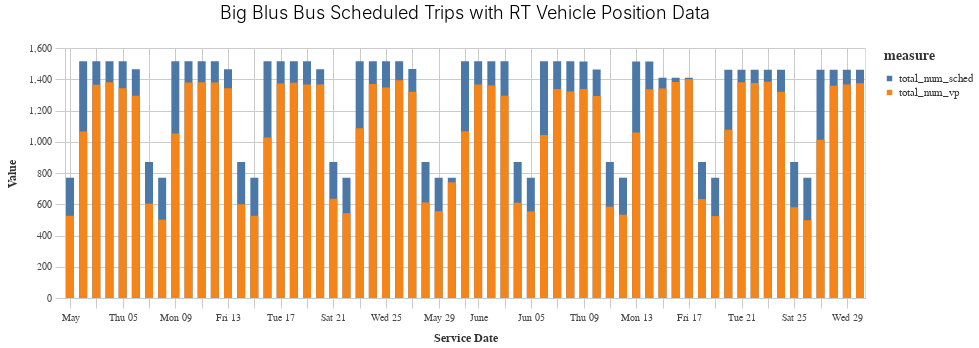

The code cell stored with this chart in its notebook:
### Code cell
(bar_chart_over_time((df_long>>filter(_.calitp_itp_id==bbb)), 'service_date', 'value', 'measure', ',f', 'x', 'Big Blus Bus Scheduled Trips with RT Vehicle Position Data')).properties(width=800)

### Figure 1 — Vega-Lite specification as saved in the notebook (floating-point values rounded to 4 significant figures)
{"config": {"view": {"continuousWidth": 400, "continuousHeight": 300}, "axis": {"domainColor": "#cbcbcb", "grid": true, "gridColor": "#cbcbcb", "gridWidth": 1, "labelColor": "#474747", "labelFont": "Nunito Sans", "labelFontSize": 10, "labelPadding": 4, "tickColor": "#cbcbcb", "tickSize": 10, "titleColor": "#333", "titleFont": "Raleway", "titleFontSize": 12, "titlePadding": 10}, "axisBand": {"grid": false}, "background": "white", "font": "Raleway", "header": {"labelFont": "Nunito Sans", "titleFont": "Raleway"}, "legend": {"labelColor": "#333", "labelFont": "Nunito Sans", "labelFontSize": 11, "labelLimit": 0, "padding": 1, "symbolSize": 30, "symbolType": "square", "titleColor": "#333", "titleFont": "Raleway", "titleFontSize": 14, "titlePadding": 10}, "title": {"anchor": "middle", "font": "Raleway", "fontSize": 18, "fontWeight": 300, "offset": 20}}, "data": {"name": "data-81d84799763dad56626d475e27ff0df1"}, "mark": {"type": "bar", "size": 8}, "encoding": {"color": {"field": "measure", "type": "nominal"}, "x": {"field": "service_date", "sort": "x", "title": "Service Date", "type": "temporal"}, "y": {"axis": {"format": ",f"}, "field": "value", "stack": null, "title": "Value", "type": "quantitative"}}, "height": 250, "title": "Big Blus Bus Scheduled Trips with RT Vehicle Position Data", "width": 800, "$schema": "https://vega.github.io/schema/vega-lite/v4.17.0.json", "datasets": {"data-81d84799763dad56626d475e27ff0df1": [{"agency_name": "Big Blue Bus", "calitp_itp_id": 300, "service_date": "2022-05-01T00:00:00", "measure": "total_num_sched", "value": 770}, {"agency_name": "Big Blue Bus", "calitp_itp_id": 300, "service_date": "2022-05-02T00:00:00", "measure": "total_num_sched", "value": 1516}, {"agency_name": "Big Blue Bus", "calitp_itp_id": 300, "service_date": "2022-05-03T00:00:00", "measure": "total_num_sched", "value": 1516}, {"agency_name": "Big Blue Bus", "calitp_itp_id": 300, "service_date": "2022-05-04T00:00:00", "measure": "total_num_sched", "value": 1516}, {"agency_name": "Big Blue Bus", "calitp_itp_id": 300, "service_date": "2022-05-05T00:00:00", "measure": "total_num_sched", "value": 1516}, {"agency_name": "Big Blue Bus", "calitp_itp_id": 300, "service_date": "2022-05-06T00:00:00", "measure": "total_num_sched", "value": 1464}, {"agency_name": "Big Blue Bus", "calitp_itp_id": 300, "service_date": "2022-05-07T00:00:00", "measure": "total_num_sched", "value": 870}, {"agency_name": "Big Blue Bus", "calitp_itp_id": 300, "service_date": "2022-05-08T00:00:00", "measure": "total_num_sched", "value": 770}, {"agency_name": "Big Blue Bus", "calitp_itp_id": 300, "service_date": "2022-05-09T00:00:00", "measure": "total_num_sched", "value": 1516}, {"agency_name": "Big Blue Bus", "calitp_itp_id": 300, "service_date": "2022-05-10T00:00:00", "measure": "total_num_sched", "value": 1516}, {"agency_name": "Big Blue Bus", "calitp_itp_id": 300, "service_date": "2022-05-11T00:00:00", "measure": "total_num_sched", "value": 1516}, {"agency_name": "Big Blue Bus", "calitp_itp_id": 300, "service_date": "2022-05-12T00:00:00", "measure": "total_num_sched", "value": 1516}, {"agency_name": "Big Blue Bus", "calitp_itp_id": 300, "service_date": "2022-05-13T00:00:00", "measure": "total_num_sched", "value": 1464}, {"agency_name": "Big Blue Bus", "calitp_itp_id": 300, "service_date": "2022-05-14T00:00:00", "measure": "total_num_sched", "value": 870}, {"agency_name": "Big Blue Bus", "calitp_itp_id": 300, "service_date": "2022-05-15T00:00:00", "measure": "total_num_sched", "value": 770}, {"agency_name": "Big Blue Bus", "calitp_itp_id": 300, "service_date": "2022-05-16T00:00:00", "measure": "total_num_sched", "value": 1516}, {"agency_name": "Big Blue Bus", "calitp_itp_id": 300, "service_date": "2022-05-17T00:00:00", "measure": "total_num_sched", "value": 1516}, {"agency_name": "Big Blue Bus", "calitp_itp_id": 300, "service_date": "2022-05-18T00:00:00", "measure": "total_num_sched", "value": 1516}, {"agency_name": "Big Blue Bus", "calitp_itp_id": 300, "service_date": "2022-05-19T00:00:00", "measure": "total_num_sched", "value": 1516}, {"agency_name": "Big Blue Bus", "calitp_itp_id": 300, "service_date": "2022-05-20T00:00:00", "measure": "total_num_sched", "value": 1464}, {"agency_name": "Big Blue Bus", "calitp_itp_id": 300, "service_date": "2022-05-21T00:00:00", "measure": "total_num_sched", "value": 870}, {"agency_name": "Big Blue Bus", "calitp_itp_id": 300, "service_date": "2022-05-22T00:00:00", "measure": "total_num_sched", "value": 770}, {"agency_name": "Big Blue Bus", "calitp_itp_id": 300, "service_date": "2022-05-23T00:00:00", "measure": "total_num_sched", "value": 1516}, {"agency_name": "Big Blue Bus", "calitp_itp_id": 300, "service_date": "2022-05-24T00:00:00", "measure": "total_num_sched", "value": 1516}, {"agency_name": "Big Blue Bus", "calitp_itp_id": 300, "service_date": "2022-05-25T00:00:00", "measure": "total_num_sched", "value": 1516}, {"agency_name": "Big Blue Bus", "calitp_itp_id": 300, "service_date": "2022-05-26T00:00:00", "measure": "total_num_sched", "value": 1516}, {"agency_name": "Big Blue Bus", "calitp_itp_id": 300, "service_date": "2022-05-27T00:00:00", "measure": "total_num_sched", "value": 1466}, {"agency_name": "Big Blue Bus", "calitp_itp_id": 300, "service_date": "2022-05-28T00:00:00", "measure": "total_num_sched", "value": 870}, {"agency_name": "Big Blue Bus", "calitp_itp_id": 300, "service_date": "2022-05-29T00:00:00", "measure": "total_num_sched", "value": 770}, {"agency_name": "Big Blue Bus", "calitp_itp_id": 300, "service_date": "2022-05-30T00:00:00", "measure": "total_num_sched", "value": 770}, {"agency_name": "Big Blue Bus", "calitp_itp_id": 300, "service_date": "2022-05-31T00:00:00", "measure": "total_num_sched", "value": 1516}, {"agency_name": "Big Blue Bus", "calitp_itp_id": 300, "service_date": "2022-06-01T00:00:00", "measure": "total_num_sched", "value": 1516}, {"agency_name": "Big Blue Bus", "calitp_itp_id": 300, "service_date": "2022-06-02T00:00:00", "measure": "total_num_sched", "value": 1516}, {"agency_name": "Big Blue Bus", "calitp_itp_id": 300, "service_date": "2022-06-03T00:00:00", "measure": "total_num_sched", "value": 1516}, {"agency_name": "Big Blue Bus", "calitp_itp_id": 300, "service_date": "2022-06-04T00:00:00", "measure": "total_num_sched", "value": 870}, {"agency_name": "Big Blue Bus", "calitp_itp_id": 300, "service_date": "2022-06-05T00:00:00", "measure": "total_num_sched", "value": 770}, {"agency_name": "Big Blue Bus", "calitp_itp_id": 300, "service_date": "2022-06-06T00:00:00", "measure": "total_num_sched", "value": 1516}, {"agency_name": "Big Blue Bus", "calitp_itp_id": 300, "service_date": "2022-06-07T00:00:00", "measure": "total_num_sched", "value": 1516}, {"agency_name": "Big Blue Bus", "calitp_itp_id": 300, "service_date": "2022-06-08T00:00:00", "measure": "total_num_sched", "value": 1516}, {"agency_name": "Big Blue Bus", "calitp_itp_id": 300, "service_date": "2022-06-09T00:00:00", "measure": "total_num_sched", "value": 1514}, {"agency_name": "Big Blue Bus", "calitp_itp_id": 300, "service_date": "2022-06-10T00:00:00", "measure": "total_num_sched", "value": 1463}, {"agency_name": "Big Blue Bus", "calitp_itp_id": 300, "service_date": "2022-06-11T00:00:00", "measure": "total_num_sched", "value": 870}, {"agency_name": "Big Blue Bus", "calitp_itp_id": 300, "service_date": "2022-06-12T00:00:00", "measure": "total_num_sched", "value": 770}, {"agency_name": "Big Blue Bus", "calitp_itp_id": 300, "service_date": "2022-06-13T00:00:00", "measure": "total_num_sched", "value": 1513}, {"agency_name": "Big Blue Bus", "calitp_itp_id": 300, "service_date": "2022-06-14T00:00:00", "measure": "total_num_sched", "value": 1513}, {"agency_name": "Big Blue Bus", "calitp_itp_id": 300, "service_date": "2022-06-15T00:00:00", "measure": "total_num_sched", "value": 1409}, {"agency_name": "Big Blue Bus", "calitp_itp_id": 300, "service_date": "2022-06-16T00:00:00", "measure": "total_num_sched", "value": 1409}, {"agency_name": "Big Blue Bus", "calitp_itp_id": 300, "service_date": "2022-06-17T00:00:00", "measure": "total_num_sched", "value": 1409}, {"agency_name": "Big Blue Bus", "calitp_itp_id": 300, "service_date": "2022-06-18T00:00:00", "measure": "total_num_sched", "value": 870}, {"agency_name": "Big Blue Bus", "calitp_itp_id": 300, "service_date": "2022-06-19T00:00:00", "measure": "total_num_sched", "value": 770}, {"agency_name": "Big Blue Bus", "calitp_itp_id": 300, "service_date": "2022-06-20T00:00:00", "measure": "total_num_sched", "value": 1461}, {"agency_name": "Big Blue Bus", "calitp_itp_id": 300, "service_date": "2022-06-21T00:00:00", "measure": "total_num_sched", "value": 1461}, {"agency_name": "Big Blue Bus", "calitp_itp_id": 300, "service_date": "2022-06-22T00:00:00", "measure": "total_num_sched", "value": 1461}, {"agency_name": "Big Blue Bus", "calitp_itp_id": 300, "service_date": "2022-06-23T00:00:00", "measure": "total_num_sched", "value": 1461}, {"agency_name": "Big Blue Bus", "calitp_itp_id": 300, "service_date": "2022-06-24T00:00:00", "measure": "total_num_sched", "value": 1461}, {"agency_name": "Big Blue Bus", "calitp_itp_id": 300, "service_date": "2022-06-25T00:00:00", "measure": "total_num_sched", "value": 870}, {"agency_name": "Big Blue Bus", "calitp_itp_id": 300, "service_date": "2022-06-26T00:00:00", "measure": "total_num_sched", "value": 770}, {"agency_name": "Big Blue Bus", "calitp_itp_id": 300, "service_date": "2022-06-27T00:00:00", "measure": "total_num_sched", "value": 1461}, {"agency_name": "Big Blue Bus", "calitp_itp_id": 300, "service_date": "2022-06-28T00:00:00", "measure": "total_num_sched", "value": 1461}, {"agency_name": "Big Blue Bus", "calitp_itp_id": 300, "service_date": "2022-06-29T00:00:00", "measure": "total_num_sched", "value": 1461}, {"agency_name": "Big Blue Bus", "calitp_itp_id": 300, "service_date": "2022-06-30T00:00:00", "measure": "total_num_sched", "value": 1461}, {"agency_name": "Big Blue Bus", "calitp_itp_id": 300, "service_date": "2022-05-01T00:00:00", "measure": "total_num_vp", "value": 526}, {"agency_name": "Big Blue Bus", "calitp_itp_id": 300, "service_date": "2022-05-02T00:00:00", "measure": "total_num_vp", "value": 1066}, {"agency_name": "Big Blue Bus", "calitp_itp_id": 300, "service_date": "2022-05-03T00:00:00", "measure": "total_num_vp", "value": 1365}, {"agency_name": "Big Blue Bus", "calitp_itp_id": 300, "service_date": "2022-05-04T00:00:00", "measure": "total_num_vp", "value": 1381}, {"agency_name": "Big Blue Bus", "calitp_itp_id": 300, "service_date": "2022-05-05T00:00:00", "measure": "total_num_vp", "value": 1343}, {"agency_name": "Big Blue Bus", "calitp_itp_id": 300, "service_date": "2022-05-06T00:00:00", "measure": "total_num_vp", "value": 1295}, {"agency_name": "Big Blue Bus", "calitp_itp_id": 300, "service_date": "2022-05-07T00:00:00", "measure": "total_num_vp", "value": 604}, {"agency_name": "Big Blue Bus", "calitp_itp_id": 300, "service_date": "2022-05-08T00:00:00", "measure": "total_num_vp", "value": 501}, {"agency_name": "Big Blue Bus", "calitp_itp_id": 300, "service_date": "2022-05-09T00:00:00", "measure": "total_num_vp", "value": 1053}, {"agency_name": "Big Blue Bus", "calitp_itp_id": 300, "service_date": "2022-05-10T00:00:00", "measure": "total_num_vp", "value": 1380}, {"agency_name": "Big Blue Bus", "calitp_itp_id": 300, "service_date": "2022-05-11T00:00:00", "measure": "total_num_vp", "value": 1381}, {"agency_name": "Big Blue Bus", "calitp_itp_id": 300, "service_date": "2022-05-12T00:00:00", "measure": "total_num_vp", "value": 1380}, {"agency_name": "Big Blue Bus", "calitp_itp_id": 300, "service_date": "2022-05-13T00:00:00", "measure": "total_num_vp", "value": 1343}, {"agency_name": "Big Blue Bus", "calitp_itp_id": 300, "service_date": "2022-05-14T00:00:00", "measure": "total_num_vp", "value": 600}, {"agency_name": "Big Blue Bus", "calitp_itp_id": 300, "service_date": "2022-05-15T00:00:00", "measure": "total_num_vp", "value": 526}, {"agency_name": "Big Blue Bus", "calitp_itp_id": 300, "service_date": "2022-05-16T00:00:00", "measure": "total_num_vp", "value": 1028}, {"agency_name": "Big Blue Bus", "calitp_itp_id": 300, "service_date": "2022-05-17T00:00:00", "measure": "total_num_vp", "value": 1373}, {"agency_name": "Big Blue Bus", "calitp_itp_id": 300, "service_date": "2022-05-18T00:00:00", "measure": "total_num_vp", "value": 1377}, {"agency_name": "Big Blue Bus", "calitp_itp_id": 300, "service_date": "2022-05-19T00:00:00", "measure": "total_num_vp", "value": 1367}, {"agency_name": "Big Blue Bus", "calitp_itp_id": 300, "service_date": "2022-05-20T00:00:00", "measure": "total_num_vp", "value": 1366}, {"agency_name": "Big Blue Bus", "calitp_itp_id": 300, "service_date": "2022-05-21T00:00:00", "measure": "total_num_vp", "value": 635}, {"agency_name": "Big Blue Bus", "calitp_itp_id": 300, "service_date": "2022-05-22T00:00:00", "measure": "total_num_vp", "value": 543}, {"agency_name": "Big Blue Bus", "calitp_itp_id": 300, "service_date": "2022-05-23T00:00:00", "measure": "total_num_vp", "value": 1086}, {"agency_name": "Big Blue Bus", "calitp_itp_id": 300, "service_date": "2022-05-24T00:00:00", "measure": "total_num_vp", "value": 1370}, {"agency_name": "Big Blue Bus", "calitp_itp_id": 300, "service_date": "2022-05-25T00:00:00", "measure": "total_num_vp", "value": 1348}, {"agency_name": "Big Blue Bus", "calitp_itp_id": 300, "service_date": "2022-05-26T00:00:00", "measure": "total_num_vp", "value": 1394}, {"agency_name": "Big Blue Bus", "calitp_itp_id": 300, "service_date": "2022-05-27T00:00:00", "measure": "total_num_vp", "value": 1320}, {"agency_name": "Big Blue Bus", "calitp_itp_id": 300, "service_date": "2022-05-28T00:00:00", "measure": "total_num_vp", "value": 612}, {"agency_name": "Big Blue Bus", "calitp_itp_id": 300, "service_date": "2022-05-29T00:00:00", "measure": "total_num_vp", "value": 556}, {"agency_name": "Big Blue Bus", "calitp_itp_id": 300, "service_date": "2022-05-30T00:00:00", "measure": "total_num_vp", "value": 741}, {"agency_name": "Big Blue Bus", "calitp_itp_id": 300, "service_date": "2022-05-31T00:00:00", "measure": "total_num_vp", "value": 1067}, {"agency_name": "Big Blue Bus", "calitp_itp_id": 300, "service_date": "2022-06-01T00:00:00", "measure": "total_num_vp", "value": 1366}, {"agency_name": "Big Blue Bus", "calitp_itp_id": 300, "service_date": "2022-06-02T00:00:00", "measure": "total_num_vp", "value": 1360}, {"agency_name": "Big Blue Bus", "calitp_itp_id": 300, "service_date": "2022-06-03T00:00:00", "measure": "total_num_vp", "value": 1294}, {"agency_name": "Big Blue Bus", "calitp_itp_id": 300, "service_date": "2022-06-04T00:00:00", "measure": "total_num_vp", "value": 610}, {"agency_name": "Big Blue Bus", "calitp_itp_id": 300, "service_date": "2022-06-05T00:00:00", "measure": "total_num_vp", "value": 554}, {"agency_name": "Big Blue Bus", "calitp_itp_id": 300, "service_date": "2022-06-06T00:00:00", "measure": "total_num_vp", "value": 1044}, {"agency_name": "Big Blue Bus", "calitp_itp_id": 300, "service_date": "2022-06-07T00:00:00", "measure": "total_num_vp", "value": 1338}, {"agency_name": "Big Blue Bus", "calitp_itp_id": 300, "service_date": "2022-06-08T00:00:00", "measure": "total_num_vp", "value": 1322}, {"agency_name": "Big Blue Bus", "calitp_itp_id": 300, "service_date": "2022-06-09T00:00:00", "measure": "total_num_vp", "value": 1337}, {"agency_name": "Big Blue Bus", "calitp_itp_id": 300, "service_date": "2022-06-10T00:00:00", "measure": "total_num_vp", "value": 1293}, {"agency_name": "Big Blue Bus", "calitp_itp_id": 300, "service_date": "2022-06-11T00:00:00", "measure": "total_num_vp", "value": 584}, {"agency_name": "Big Blue Bus", "calitp_itp_id": 300, "service_date": "2022-06-12T00:00:00", "measure": "total_num_vp", "value": 533}, {"agency_name": "Big Blue Bus", "calitp_itp_id": 300, "service_date": "2022-06-13T00:00:00", "measure": "total_num_vp", "value": 1060}, {"agency_name": "Big Blue Bus", "calitp_itp_id": 300, "service_date": "2022-06-14T00:00:00", "measure": "total_num_vp", "value": 1336}, {"agency_name": "Big Blue Bus", "calitp_itp_id": 300, "service_date": "2022-06-15T00:00:00", "measure": "total_num_vp", "value": 1341}, {"agency_name": "Big Blue Bus", "calitp_itp_id": 300, "service_date": "2022-06-16T00:00:00", "measure": "total_num_vp", "value": 1382}, {"agency_name": "Big Blue Bus", "calitp_itp_id": 300, "service_date": "2022-06-17T00:00:00", "measure": "total_num_vp", "value": 1400}, {"agency_name": "Big Blue Bus", "calitp_itp_id": 300, "service_date": "2022-06-18T00:00:00", "measure": "total_num_vp", "value": 633}, {"agency_name": "Big Blue Bus", "calitp_itp_id": 300, "service_date": "2022-06-19T00:00:00", "measure": "total_num_vp", "value": 524}, {"agency_name": "Big Blue Bus", "calitp_itp_id": 300, "service_date": "2022-06-20T00:00:00", "measure": "total_num_vp", "value": 1077}, {"agency_name": "Big Blue Bus", "calitp_itp_id": 300, "service_date": "2022-06-21T00:00:00", "measure": "total_num_vp", "value": 1381}, {"agency_name": "Big Blue Bus", "calitp_itp_id": 300, "service_date": "2022-06-22T00:00:00", "measure": "total_num_vp", "value": 1376}, {"agency_name": "Big Blue Bus", "calitp_itp_id": 300, "service_date": "2022-06-23T00:00:00", "measure": "total_num_vp", "value": 1384}, {"agency_name": "Big Blue Bus", "calitp_itp_id": 300, "service_date": "2022-06-24T00:00:00", "measure": "total_num_vp", "value": 1320}, {"agency_name": "Big Blue Bus", "calitp_itp_id": 300, "service_date": "2022-06-25T00:00:00", "measure": "total_num_vp", "value": 581}, {"agency_name": "Big Blue Bus", "calitp_itp_id": 300, "service_date": "2022-06-26T00:00:00", "measure": "total_num_vp", "value": 498}, {"agency_name": "Big Blue Bus", "calitp_itp_id": 300, "service_date": "2022-06-27T00:00:00", "measure": "total_num_vp", "value": 1013}, {"agency_name": "Big Blue Bus", "calitp_itp_id": 300, "service_date": "2022-06-28T00:00:00", "measure": "total_num_vp", "value": 1359}, {"agency_name": "Big Blue Bus", "calitp_itp_id": 300, "service_date": "2022-06-29T00:00:00", "measure": "total_num_vp", "value": 1367}, {"agency_name": "Big Blue Bus", "calitp_itp_id": 300, "service_date": "2022-06-30T00:00:00", "measure": "total_num_vp", "value": 1374}]}}
